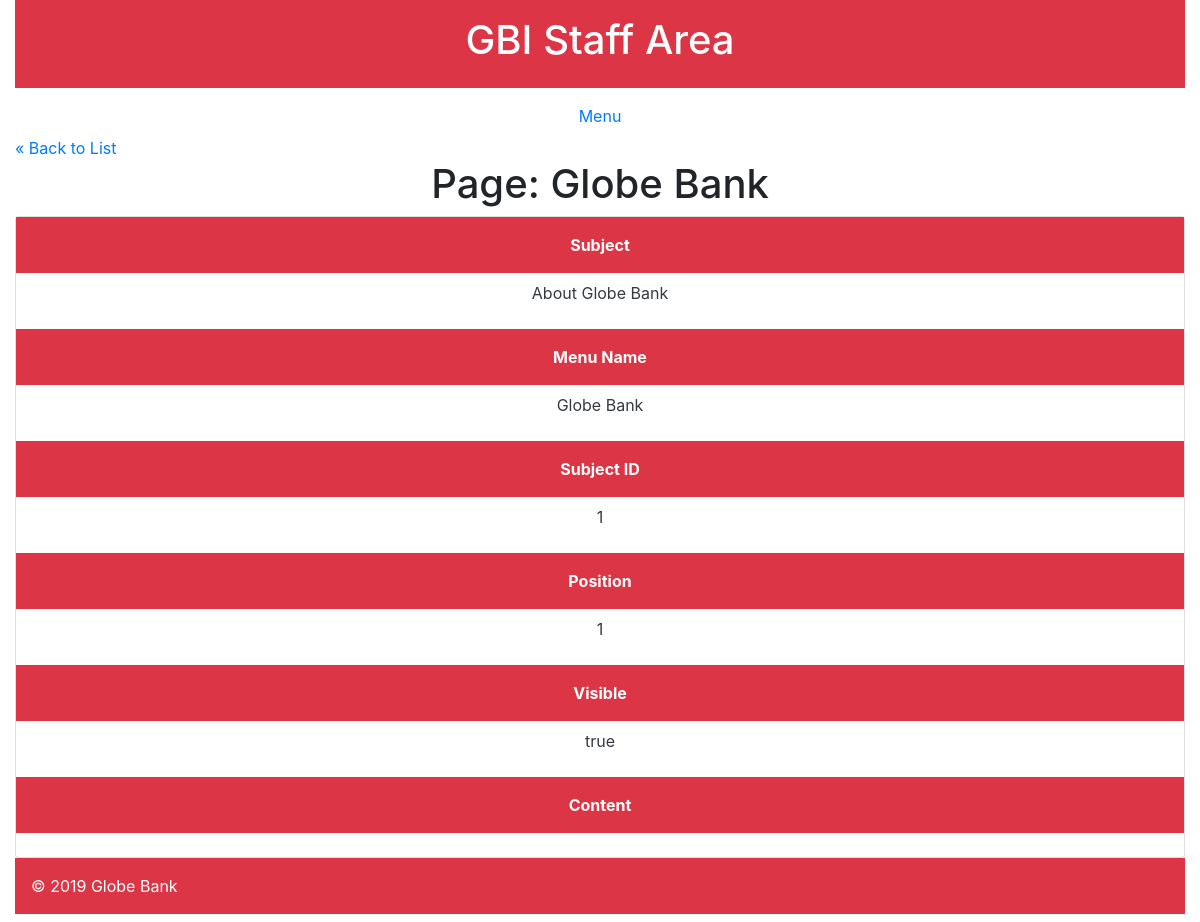
The app's page /staff/pages/show.php with its own data.
### tables this page shows
CREATE TABLE `pages` (
                         `id` int(11) NOT NULL,
                         `subject_id` int(11) DEFAULT NULL,
                         `menu_name` varchar(255) DEFAULT NULL,
                         `position` int(3) DEFAULT NULL,
                         `visible` tinyint(1) DEFAULT NULL,
                         `content` text
);

CREATE TABLE `subjects` (
                            `id` int(11) NOT NULL,
                            `menu_name` varchar(255) DEFAULT NULL,
                            `position` int(3) DEFAULT NULL,
                            `visible` tinyint(1) DEFAULT NULL
);

### private/functions.php (called while the page is built, shortened)
<?php
function url_for($script_path)
{
    return WWW_ROOT . $script_path;
}
function h($string = "")
{
    return htmlspecialchars($string);
}

### private/database.php (called while the page is built, shortened)
<?php
function db_escape($connection, $string){
    return mysqli_real_escape_string($connection, $string);
}

### private/query_functions.php (called while the page is built, shortened)
<?php
function find_subject_by_id($id)
{
    global $db;
    $sql = "SELECT * FROM subjects ";
    $sql .= "WHERE id='" . db_escape($db, $id) . "'";
    $result = mysqli_query($db, $sql);
    $subject = mysqli_fetch_assoc($result);
    return $subject;
}
function find_page_by_id($id)
{
    global $db;
    $sql = "SELECT * FROM pages ";
    $sql .= "WHERE id='" . db_escape($db,$id) . "'";
    $result = mysqli_query($db, $sql);
    $page = mysqli_fetch_assoc($result);
    return $page;
}

### public/staff/pages/show.php (the view, shortened to what this page needs)
<?php
$id = $_GET['id'] ?? '1';
$page = find_page_by_id($id);
?>
<?php include(SHARED_PATH . '/staff_header.php'); ?>
<div id="content">
  <a class="back-link" href="<?= url_for('pages/index.php'); ?>">&laquo; Back to List</a>
  <div class="page show">
      <h1 class="text-center">Page: <?php echo h($page['menu_name']); ?></h1>
      <div class="attributes card">
          <?php $subject = find_subject_by_id($page['subject_id']); ?>
          <dl>
              <dt class="p-3 mb-2 bg-danger text-white text-center">Subject</dt>
              <dd class="text-dark text-center"><?php echo h($subject['menu_name']); ?></dd>
          </dl>
          <dl>
              <dt class="p-3 mb-2 bg-danger text-white text-center">Menu Name</dt>
              <dd class="text-dark text-center"><?php echo h($page['menu_name']); ?></dd>
          </dl>
          <dl>
              <dt class="p-3 mb-2 bg-danger text-white text-center">Subject ID</dt>
              <dd class="text-dark text-center"><?php echo h($page['subject_id']); ?></dd>
          </dl>
          <dl>
              <dt class="p-3 mb-2 bg-danger text-white text-center">Position</dt>
              <dd class="text-dark text-center"><?php echo h($page['position']); ?></dd>
          </dl>
          <dl>
              <dt class="p-3 mb-2 bg-danger text-white text-center">Visible</dt>
              <dd class="text-dark text-center"><?php echo $page['visible'] == '1' ? 'true' : 'false'; ?></dd>
          </dl>
          <dl>
              <dt class="p-3 mb-2 bg-danger text-white text-center">Content</dt>
          </dl>
      </div>
  </div>
</div>
<?php include(SHARED_PATH . '/staff_footer.php'); ?>

### records on screen
pages: menu_name "Globe Bank", subject "1", position "1"
subjects: menu_name "About Globe Bank"
